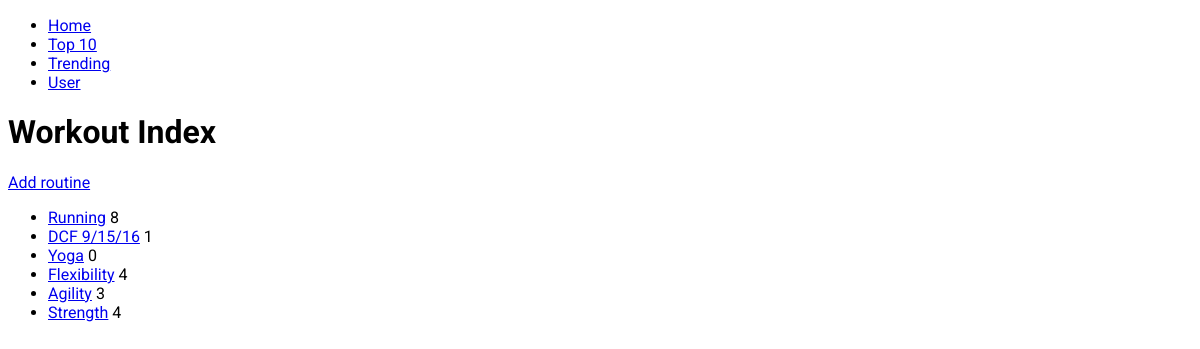
The page /workouts/ on the database its author committed.
### workouts/models.py (models this page shows, shortened)
class Routine(models.Model):
  routine_text = models.CharField(max_length=200)
  pub_date = models.DateTimeField('date published')
  likes = models.IntegerField(default=0)

### workouts/views.py (the view)
def index(request):
  latest_routine_list = Routine.objects.order_by('-pub_date')[:10]
  context = {'routine_list': latest_routine_list}
  return render(request, 'workouts/index.html', context)

### workouts/templates/workouts/index.html
{% extends "./base.html" %}
{% block content %}
<h1>Workout Index</h1>
<p><a href="{% url 'workouts:add_routine' %}">Add routine</a></p>
{% if routine_list %}
    <ul>
    {% for routine in routine_list %}
        <li><a href="{% url 'workouts:detail' routine.id %}">{{ routine.routine_text }}</a><span>  {{ routine.likes }}</span></li>
    {% endfor %}
    </ul>
{% else %}
    <p>No routines are available.</p>
{% endif %}
{% endblock content %}

### workouts/static/workouts/style.css (style rules this page uses)
* { font-family: 'Roboto', sans-serif; }

### rows shown on the page
Routine: routine_text "Running", likes "8"
Routine: routine_text "DCF 9/15/16", likes "1"
Routine: routine_text "Yoga", likes "0"
Routine: routine_text "Flexibility", likes "4"
Routine: routine_text "Agility", likes "3"
Routine: routine_text "Strength", likes "4"
